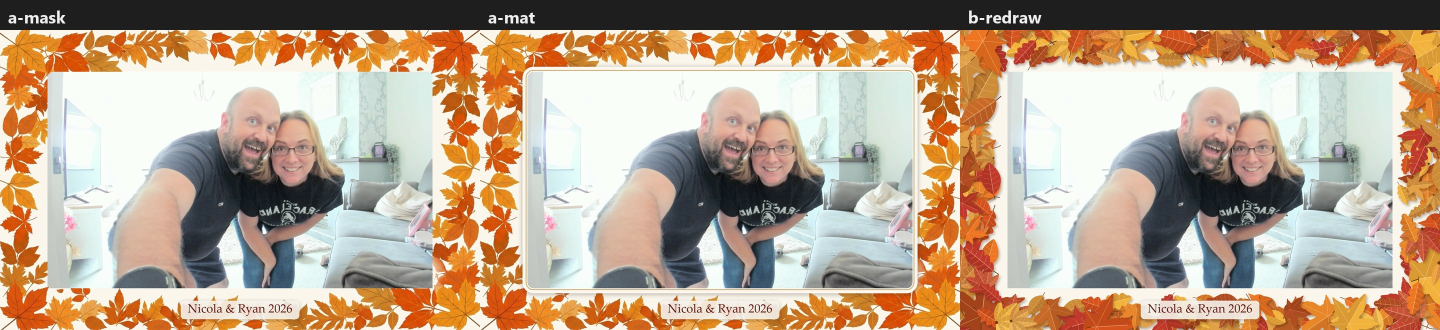
#> input picture tools/borders/prototype_wedding_border_compare.jpg, 2880 x 660 px (shown at 1/2 size)
$ python -i prototype_wedding_border.py   (imports and definitions only)
#> lines starting #> are read from the running program, lines starting #| are printed output that depends on the picture
"""PROTOTYPE, throwaway: answers wayfinder ticket #8 ("How do we get a wedding border with a
clean window at a usable resolution?"). Not production code; lives on branch
prototype/wedding-border only.

Usage:
    python tools/borders/prototype_wedding_border.py [--upscaled <4x-upscaled-original.png>]

Needs Pillow, numpy and scipy. Writes into tmp/wedding-border-prototype/ (gitignored):
    a-mask.png      (a) original artwork upscaled, leaves masked out of a clean window, label moved
    a-mat.png       (a) as a-mask, plus an ivory mat and gold keyline that make the cut deliberate
    b-redraw.png    (b) autumn-leaf border redrawn from scratch, no leaf crosses the window
    index.html      viewer: switch variant / gap colour / photo / zoom with the bottom bar
    compare.jpg     all three over one photo, for a quick look

Without --upscaled, (a) uses a plain Lanczos resize as a STAND-IN for the AI upscale.
"""
import argparse
import io
import json
import math
import random
import subprocess
from pathlib import Path

import numpy as np
from PIL import Image, ImageDraw, ImageFilter, ImageFont
from scipy import ndimage

REPO = Path(__file__).resolve().parents[2]
OUT = REPO / "tmp" / "wedding-border-prototype"
PHOTOS = REPO / "tmp" / "WeddingPhotobooth"
W, H = 3840, 2400
LABEL = "Nicola & Ryan 2026"
FONT = "C:/Windows/Fonts/pala.ttf"
TEXT = (96, 22, 18, 255)
PLATE = (249, 246, 239, 225)

# The window: 16:9 like the camera, so a 1x crop is the whole photo. Same rectangle for every
# variant so they compare like for like.
WIN_W = 3080
WIN_H = WIN_W * 9 // 16  # 1732
WIN_X = (W - WIN_W) // 2  # 380
WIN_Y = (H - WIN_H) // 2  # 334
RADIUS = 48

SAMPLE_PHOTOS = ["2026-09-12-12-00-11.png", "2026-09-12-11-52-25.png", "2026-08-03-19-56-56.png",
                 "2026-09-12-12-02-00.png", "2026-09-12-11-49-16.png"]
GAPS = {"white": "#ffffff", "ivory": "#fbf6ec", "parchment": "#f1e4cc", "sage": "#dfe5d3",
        "forest": "#2f3b2a"}


# [48 lines left out: functions window_mask, defringe, label, load_original, not called in this run]


def upscaled(path):
#> called with path = 'prototype_wedding_border_compare.jpg'
    src = Image.open(path).convert("RGBA") if path else load_original()
    return src.resize((W, H), Image.LANCZOS)  # a 4x AI result is 5248x3264: only downsampled here
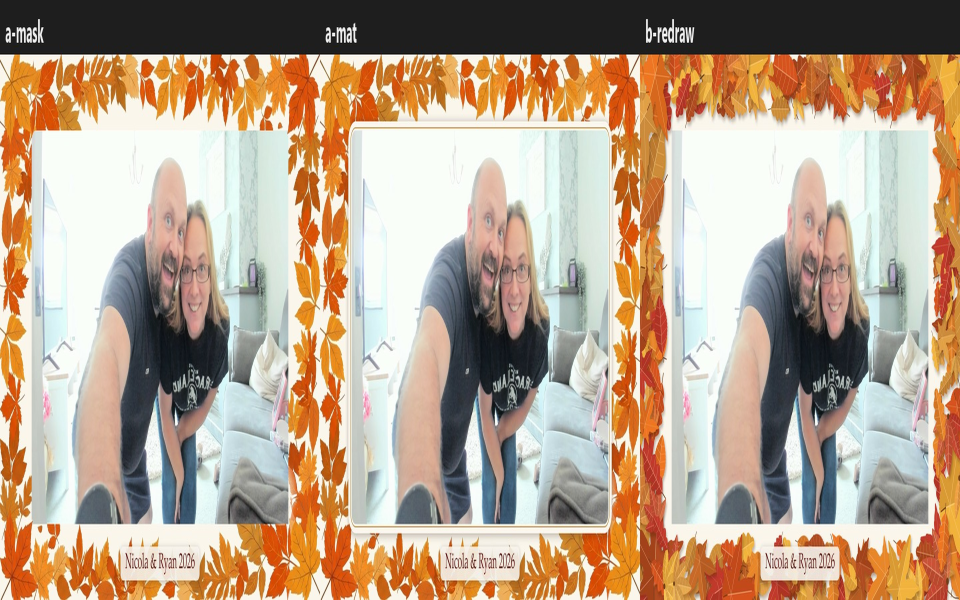
#> returned value: PIL image 3840x2400 RGBA (shown at 1/4 size); mean R, G, B, A 184.7, 162.2, 140.4, 255


# [46 lines left out: functions remove_old_label, variant_a, not called in this run]


# ---------- (b) redraw ----------

S = 2
PALETTE = [(214, 83, 30), (232, 134, 42), (242, 179, 61), (192, 57, 43), (200, 105, 40),
           (226, 160, 70), (176, 74, 32), (238, 118, 34), (205, 140, 55)]


def mix(c, t, k):
    return tuple(int(a + (b - a) * k) for a, b in zip(c, t))


# [37 lines left out: functions ovate, maple, oak, not called in this run]


SHAPES = {"ovate": ovate, "maple": maple, "oak": oak, "leaflet": lambda: ovate(fat=0.2)}


def place(pts, x, y, size, ang):
    c, s = math.cos(ang), math.sin(ang)
    return [(x + (px * c - py * s) * size, y + (px * s + py * c) * size) for px, py in pts]


# [166 lines left out: functions draw_leaf, variant_b, draw_leaf_outline, write_viewer, compare_sheet, not called in this run]


# [22 lines not run here, left out]

>>> result = upscaled('prototype_wedding_border_compare.jpg')
